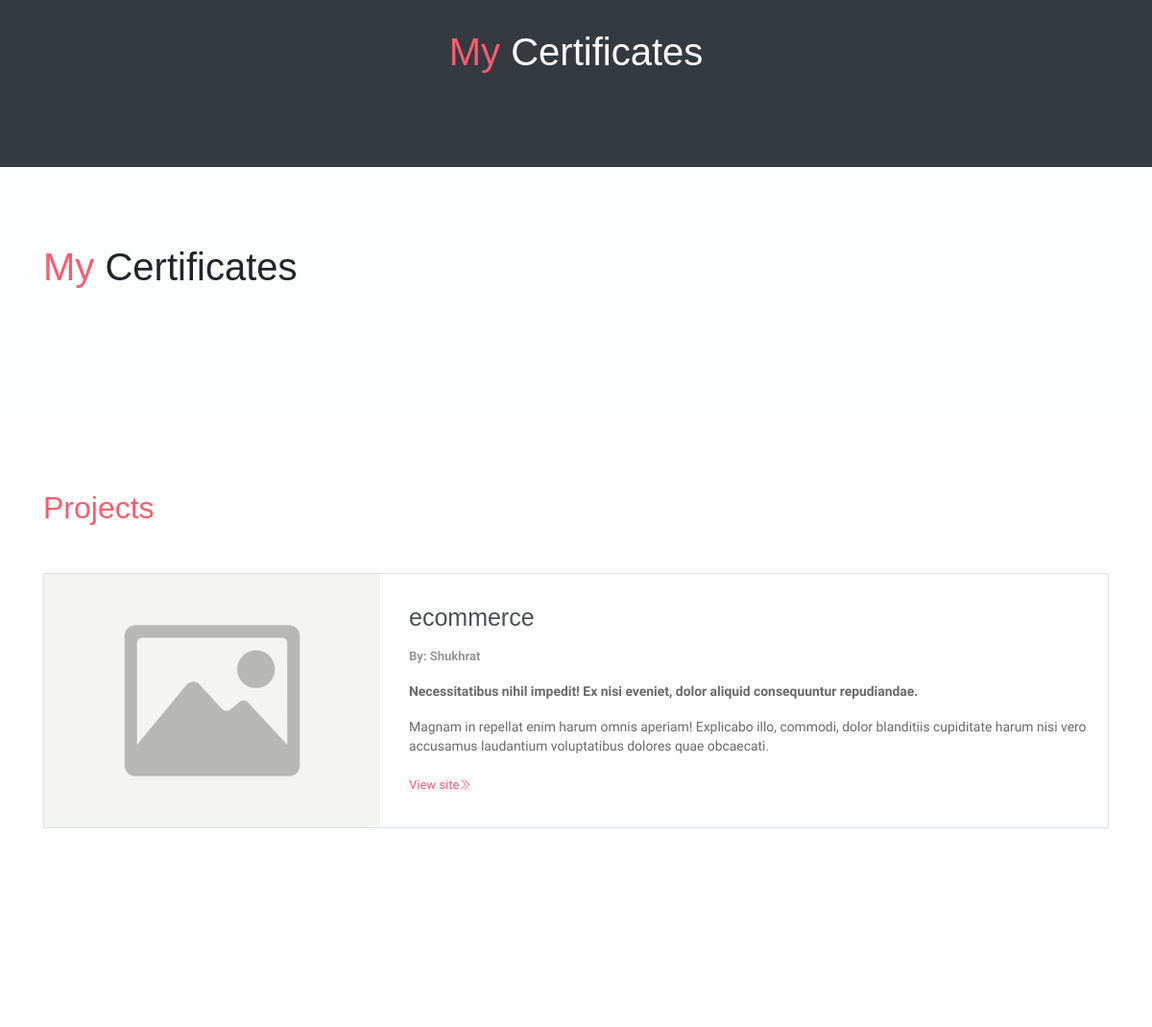
/ (middle part), run on an earlier commit of the app's database.
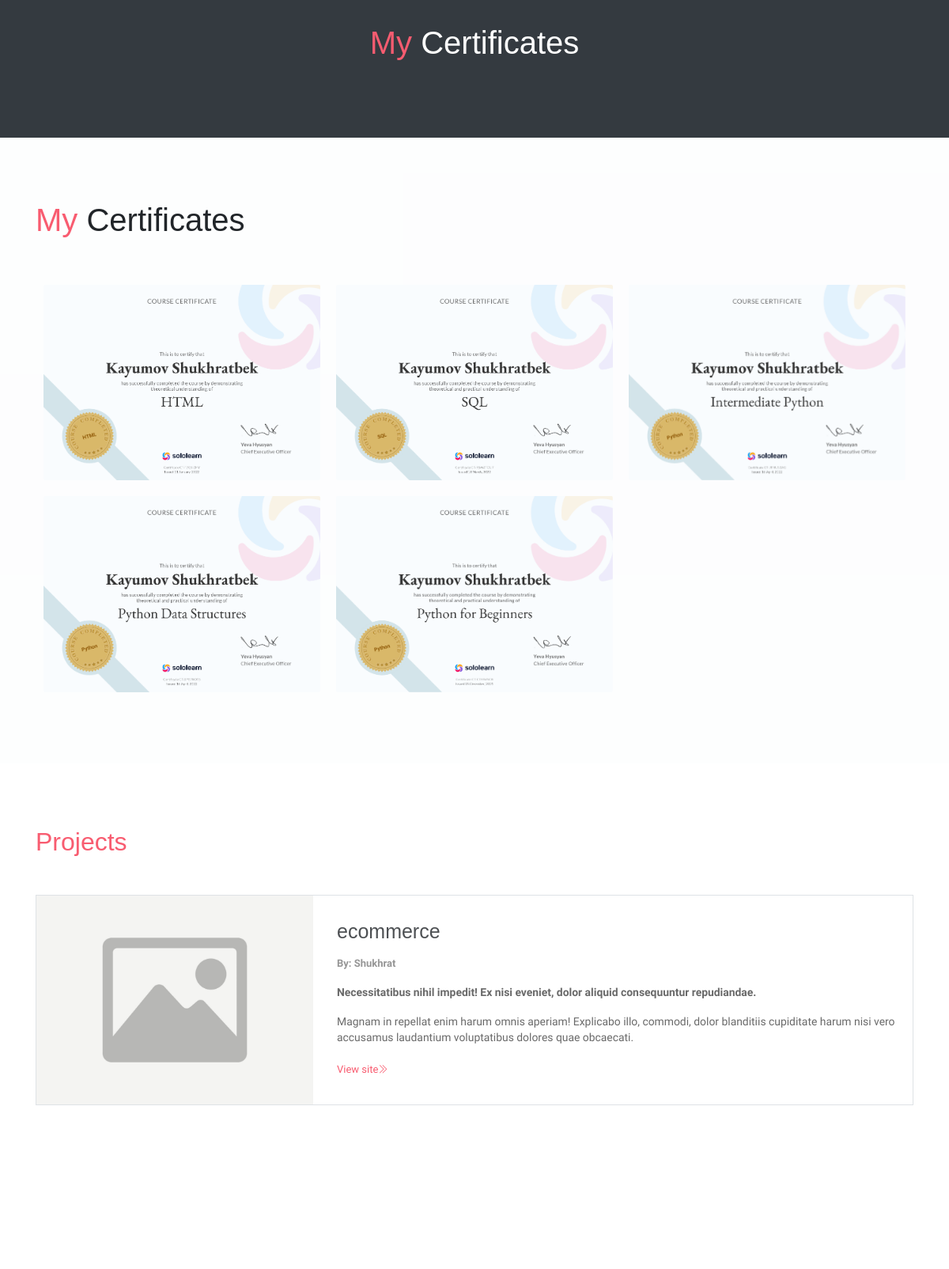
And on a later commit of the database.
### store/models.py (models this page shows, shortened)
class Project(models.Model):
    name = models.CharField(max_length=200)
    description = models.TextField(null=True, blank=True)
    image = models.ImageField(null=True, blank=True, default='..imgs/default -image.jpg')
    tags = models.ManyToManyField('Tag', blank=True, null=True)
    demo_link = models.CharField(max_length=2000, null=True, blank=True)
    source_link = models.CharField(max_length=2000, null=True, blank=True)
    vote_total = models.IntegerField(default=0, null=True, blank=True)
    vote_ratio = models.IntegerField(default=0, null=True, blank=True)
    created = models.DateTimeField(auto_now_add=True)
    id = models.UUIDField(default=uuid.uuid4, unique=True, primary_key=True, editable=False)

class Certificate(models.Model):
    name = models.CharField(max_length=200, null=True, blank=True)
    image = models.ImageField()
    link = models.URLField(max_length=250, null=True, blank=True)

### store/views.py (the view)
# urls.py: path('', index, name='index'),
def index(request):
    cer = Certificate.objects.all()
    project = Project.objects.all()
    context = {'certificate': cer, 'project': project}
    return render(request, 'index.html', context)

### templates/index.html (shortened to what this page needs)
<!DOCTYPE html>
{% load static %}
<html lang="en">
<head>
    <link rel="stylesheet" href="{% static 'vendors/themify-icons/css/themify-icons.css'  %}">
	<link rel="stylesheet" href="{% static 'css/johndoe.css'  %}">
</head>
<body data-spy="scroll" data-target=".navbar" data-offset="40" id="home">
    <section class="section bg-dark py-5">
        <div class="container">
            <h1 class="mb-5" style="color:  white" align="center" ><span class="text-danger">My</span> Certificates</h1>
        </div>
    </section>
    <section class="section bg-custom-gray" id="portfolio">
        <div class="container">
            <h1 class="mb-5"><span class="text-danger">My </span> Certificates </h1>
            <div class="portfolio">
                <div class="portfolio-container">
                    {% for c in certificate %}
                    <div class="col-md-6 col-lg-4 web new">
                        <div class="portfolio-item">
                            <img src="{{ c.image.url }}" class="img-fluid" alt="Download free bootstrap 4 admin dashboard, free boootstrap 4 templates">
                        </div>
                    </div>
                    {% endfor %}
            </div>
        </div>
    </section>
    <section class="section" id="blog">
        <div class="container">
            <h2 class="mb-5"><span class="text-danger">Projects</span></h2>
            <div class="row">
                {% for project in project %}
                <div class="blog-card">
                    <div class="img-holder">
                        <img src="{{ project.image.url }}" alt="Download free bootstrap 4 landing page, free boootstrap 4 templates, Download free bootstrap 4.1 landing page, free boootstrap 4.1.1 templates, meyawo Landing page">
                    </div>
                    <div class="content-holder">
                        <h6 class="title">{{ project.name }}</h6>
                        <p class="post-details">
                            <a href="#">By: Shukhrat</a>
                        </p>
                        <p><b>Necessitatibus nihil impedit! Ex nisi eveniet, dolor aliquid consequuntur repudiandae.</b></p>
                        <p>Magnam in repellat enim harum omnis aperiam! Explicabo illo, commodi, dolor blanditiis cupiditate harum nisi vero accusamus laudantium voluptatibus dolores quae obcaecati.</p>
                        {% if project.source_link != null %}
                        <a href="{{ project.source_link }}" class="read-more">View site<i class="ti-angle-double-right"></i></a>
                        {% endif %}
                    </div>
                </div>
                {% endfor %}
            </div>
        </div>
    </section>
    <div class="section contact" id="contact">
        <div id="map" class="map"></div>
    </div>
</body>
</html>

What changed in the data, as far as the page shows it:
added Certificate: image (picture)
added Certificate: image (picture)
added Certificate: image (picture)
added Certificate: image (picture)
added Certificate: image (picture)
